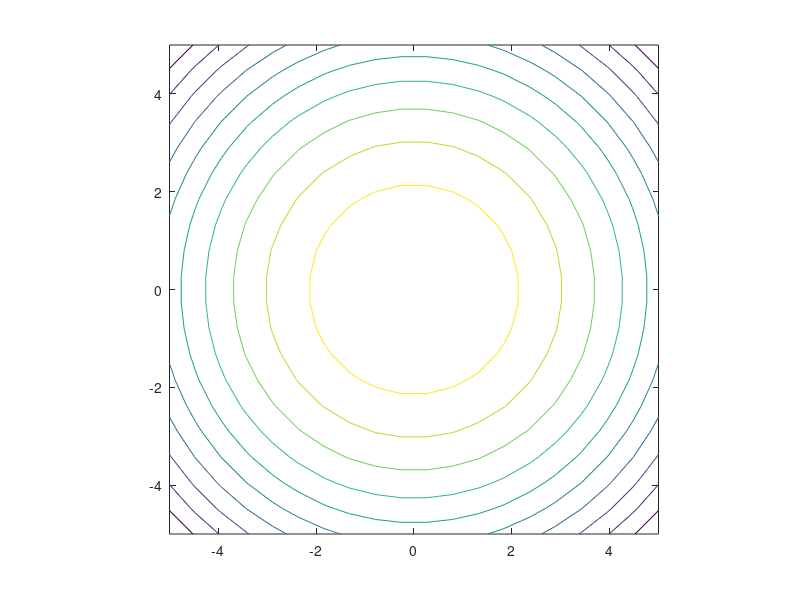

The MATLAB script that drew this image:
% demoContour  Demonstration of a contour plot

xg = linspace(-5,5,20);    %  grid vector
[X,Y] = meshgrid(xg,xg);   %  Create matrices of X and Y values
Z = 2 - X.^2 - Y.^2;       %  Vectorized evaluation of Z = f(X,Y)
contour(X,Y,Z)             %  Create the contour plot
axis('square')
